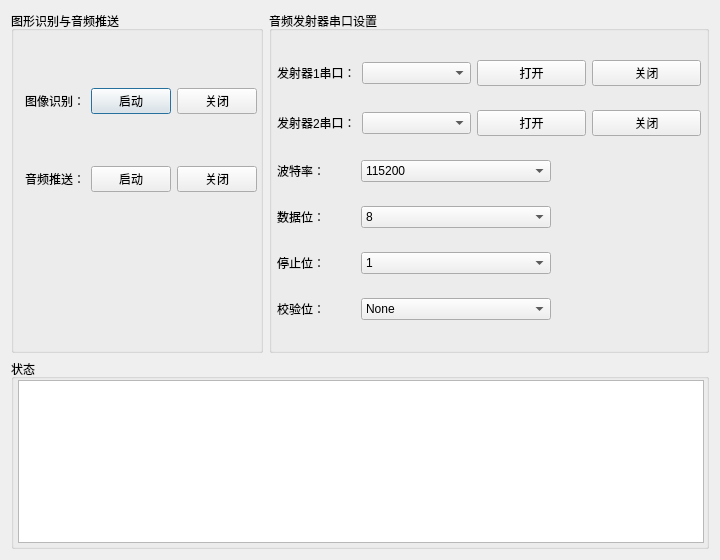
<?xml version="1.0" encoding="UTF-8"?>
<ui version="4.0">
 <class>PushSSDemoClass</class>
 <widget class="QDialog" name="PushSSDemoClass">
  <property name="enabled">
   <bool>true</bool>
  </property>
  <property name="geometry">
   <rect>
    <x>0</x>
    <y>0</y>
    <width>720</width>
    <height>560</height>
   </rect>
  </property>
  <property name="sizePolicy">
   <sizepolicy hsizetype="Expanding" vsizetype="Expanding">
    <horstretch>0</horstretch>
    <verstretch>0</verstretch>
   </sizepolicy>
  </property>
  <property name="minimumSize">
   <size>
    <width>720</width>
    <height>560</height>
   </size>
  </property>
  <property name="maximumSize">
   <size>
    <width>720</width>
    <height>560</height>
   </size>
  </property>
  <property name="windowTitle">
   <string>PushSoundWindow</string>
  </property>
  <layout class="QVBoxLayout" name="verticalLayout_2">
   <item>
    <layout class="QHBoxLayout" name="horizontalLayout_10">
     <property name="sizeConstraint">
      <enum>QLayout::SetDefaultConstraint</enum>
     </property>
     <item>
      <widget class="QGroupBox" name="groupBox_2">
       <property name="title">
        <string>图形识别与音频推送</string>
       </property>
       <layout class="QVBoxLayout" name="verticalLayout_4">
        <property name="rightMargin">
         <number>3</number>
        </property>
        <item>
         <layout class="QHBoxLayout" name="horizontalLayout_8">
          <item>
           <widget class="QLabel" name="label_7">
            <property name="sizePolicy">
             <sizepolicy hsizetype="Fixed" vsizetype="Fixed">
              <horstretch>0</horstretch>
              <verstretch>0</verstretch>
             </sizepolicy>
            </property>
            <property name="text">
             <string>图像识别：</string>
            </property>
           </widget>
          </item>
          <item>
           <widget class="QPushButton" name="m_ImgRecStartBtn">
            <property name="text">
             <string>启动</string>
            </property>
           </widget>
          </item>
          <item>
           <widget class="QPushButton" name="m_ImgRecCloseBtn">
            <property name="text">
             <string>关闭</string>
            </property>
           </widget>
          </item>
         </layout>
        </item>
        <item>
         <layout class="QHBoxLayout" name="horizontalLayout_9">
          <item>
           <widget class="QLabel" name="label_8">
            <property name="sizePolicy">
             <sizepolicy hsizetype="Fixed" vsizetype="Fixed">
              <horstretch>0</horstretch>
              <verstretch>0</verstretch>
             </sizepolicy>
            </property>
            <property name="text">
             <string>音频推送：</string>
            </property>
           </widget>
          </item>
          <item>
           <widget class="QPushButton" name="m_pushSoundStartBtn">
            <property name="text">
             <string>启动</string>
            </property>
           </widget>
          </item>
          <item>
           <widget class="QPushButton" name="m_pushSoundCloseBtn">
            <property name="text">
             <string>关闭</string>
            </property>
           </widget>
          </item>
         </layout>
        </item>
        <item>
         <spacer name="verticalSpacer">
          <property name="orientation">
           <enum>Qt::Vertical</enum>
          </property>
          <property name="sizeType">
           <enum>QSizePolicy::Fixed</enum>
          </property>
          <property name="sizeHint" stdset="0">
           <size>
            <width>20</width>
            <height>100</height>
           </size>
          </property>
         </spacer>
        </item>
       </layout>
      </widget>
     </item>
     <item>
      <widget class="QGroupBox" name="groupBox">
       <property name="title">
        <string>音频发射器串口设置</string>
       </property>
       <layout class="QHBoxLayout" name="horizontalLayout">
        <property name="leftMargin">
         <number>5</number>
        </property>
        <property name="rightMargin">
         <number>5</number>
        </property>
        <item>
         <layout class="QVBoxLayout" name="verticalLayout">
          <item>
           <layout class="QHBoxLayout" name="horizontalLayout_2">
            <item>
             <widget class="QLabel" name="m_em1SerLabel">
              <property name="sizePolicy">
               <sizepolicy hsizetype="Fixed" vsizetype="Fixed">
                <horstretch>0</horstretch>
                <verstretch>0</verstretch>
               </sizepolicy>
              </property>
              <property name="frameShadow">
               <enum>QFrame::Plain</enum>
              </property>
              <property name="text">
               <string>发射器1串口：</string>
              </property>
             </widget>
            </item>
            <item>
             <widget class="QComboBox" name="m_em1Ser">
              <property name="sizePolicy">
               <sizepolicy hsizetype="Preferred" vsizetype="Fixed">
                <horstretch>0</horstretch>
                <verstretch>0</verstretch>
               </sizepolicy>
              </property>
             </widget>
            </item>
            <item>
             <widget class="QPushButton" name="m_em1SerOpenBtn">
              <property name="sizePolicy">
               <sizepolicy hsizetype="Minimum" vsizetype="Fixed">
                <horstretch>0</horstretch>
                <verstretch>0</verstretch>
               </sizepolicy>
              </property>
              <property name="text">
               <string>打开</string>
              </property>
             </widget>
            </item>
            <item>
             <widget class="QPushButton" name="m_em1SerCloseBtn">
              <property name="text">
               <string>关闭</string>
              </property>
             </widget>
            </item>
           </layout>
          </item>
          <item>
           <layout class="QHBoxLayout" name="horizontalLayout_3">
            <item>
             <widget class="QLabel" name="m_em2SerLabel">
              <property name="sizePolicy">
               <sizepolicy hsizetype="Fixed" vsizetype="Ignored">
                <horstretch>0</horstretch>
                <verstretch>0</verstretch>
               </sizepolicy>
              </property>
              <property name="frameShadow">
               <enum>QFrame::Plain</enum>
              </property>
              <property name="text">
               <string>发射器2串口：</string>
              </property>
             </widget>
            </item>
            <item>
             <widget class="QComboBox" name="m_em2Ser"/>
            </item>
            <item>
             <widget class="QPushButton" name="m_em2SerOpenBtn">
              <property name="text">
               <string>打开</string>
              </property>
             </widget>
            </item>
            <item>
             <widget class="QPushButton" name="m_em2SerCloseBtn">
              <property name="text">
               <string>关闭</string>
              </property>
             </widget>
            </item>
           </layout>
          </item>
          <item>
           <layout class="QHBoxLayout" name="horizontalLayout_4">
            <item>
             <widget class="QLabel" name="m_emserBaudLbl">
              <property name="enabled">
               <bool>true</bool>
              </property>
              <property name="sizePolicy">
               <sizepolicy hsizetype="Fixed" vsizetype="Fixed">
                <horstretch>3</horstretch>
                <verstretch>0</verstretch>
               </sizepolicy>
              </property>
              <property name="text">
               <string>波特率：</string>
              </property>
             </widget>
            </item>
            <item>
             <spacer name="horizontalSpacer">
              <property name="orientation">
               <enum>Qt::Horizontal</enum>
              </property>
              <property name="sizeType">
               <enum>QSizePolicy::Fixed</enum>
              </property>
              <property name="sizeHint" stdset="0">
               <size>
                <width>30</width>
                <height>20</height>
               </size>
              </property>
             </spacer>
            </item>
            <item>
             <widget class="QComboBox" name="m_emserBaud">
              <property name="sizePolicy">
               <sizepolicy hsizetype="Expanding" vsizetype="Fixed">
                <horstretch>0</horstretch>
                <verstretch>0</verstretch>
               </sizepolicy>
              </property>
              <item>
               <property name="text">
                <string>115200</string>
               </property>
              </item>
              <item>
               <property name="text">
                <string>57600</string>
               </property>
              </item>
              <item>
               <property name="text">
                <string>38400</string>
               </property>
              </item>
              <item>
               <property name="text">
                <string>19200</string>
               </property>
              </item>
              <item>
               <property name="text">
                <string>9600</string>
               </property>
              </item>
              <item>
               <property name="text">
                <string>4800</string>
               </property>
              </item>
              <item>
               <property name="text">
                <string>2400</string>
               </property>
              </item>
             </widget>
            </item>
            <item>
             <spacer name="horizontalSpacer_2">
              <property name="orientation">
               <enum>Qt::Horizontal</enum>
              </property>
              <property name="sizeType">
               <enum>QSizePolicy::Preferred</enum>
              </property>
              <property name="sizeHint" stdset="0">
               <size>
                <width>150</width>
                <height>20</height>
               </size>
              </property>
             </spacer>
            </item>
           </layout>
          </item>
          <item>
           <layout class="QHBoxLayout" name="horizontalLayout_5">
            <item>
             <widget class="QLabel" name="m_emSerWrdLgthLbl">
              <property name="sizePolicy">
               <sizepolicy hsizetype="Fixed" vsizetype="Preferred">
                <horstretch>0</horstretch>
                <verstretch>0</verstretch>
               </sizepolicy>
              </property>
              <property name="text">
               <string>数据位：</string>
              </property>
             </widget>
            </item>
            <item>
             <spacer name="horizontalSpacer_3">
              <property name="orientation">
               <enum>Qt::Horizontal</enum>
              </property>
              <property name="sizeType">
               <enum>QSizePolicy::Fixed</enum>
              </property>
              <property name="sizeHint" stdset="0">
               <size>
                <width>30</width>
                <height>20</height>
               </size>
              </property>
             </spacer>
            </item>
            <item>
             <widget class="QComboBox" name="m_emSerWrdLgth">
              <item>
               <property name="text">
                <string>8</string>
               </property>
              </item>
              <item>
               <property name="text">
                <string>7</string>
               </property>
              </item>
              <item>
               <property name="text">
                <string>6</string>
               </property>
              </item>
              <item>
               <property name="text">
                <string>5</string>
               </property>
              </item>
             </widget>
            </item>
            <item>
             <spacer name="horizontalSpacer_4">
              <property name="orientation">
               <enum>Qt::Horizontal</enum>
              </property>
              <property name="sizeType">
               <enum>QSizePolicy::Fixed</enum>
              </property>
              <property name="sizeHint" stdset="0">
               <size>
                <width>150</width>
                <height>20</height>
               </size>
              </property>
             </spacer>
            </item>
           </layout>
          </item>
          <item>
           <layout class="QHBoxLayout" name="horizontalLayout_6">
            <item>
             <widget class="QLabel" name="m_emSerStpBtLbl">
              <property name="sizePolicy">
               <sizepolicy hsizetype="Fixed" vsizetype="Preferred">
                <horstretch>0</horstretch>
                <verstretch>0</verstretch>
               </sizepolicy>
              </property>
              <property name="text">
               <string>停止位：</string>
              </property>
             </widget>
            </item>
            <item>
             <spacer name="horizontalSpacer_5">
              <property name="orientation">
               <enum>Qt::Horizontal</enum>
              </property>
              <property name="sizeType">
               <enum>QSizePolicy::Fixed</enum>
              </property>
              <property name="sizeHint" stdset="0">
               <size>
                <width>30</width>
                <height>20</height>
               </size>
              </property>
             </spacer>
            </item>
            <item>
             <widget class="QComboBox" name="m_emSerStpBit">
              <item>
               <property name="text">
                <string>1</string>
               </property>
              </item>
              <item>
               <property name="text">
                <string>2</string>
               </property>
              </item>
              <item>
               <property name="text">
                <string>4</string>
               </property>
              </item>
              <item>
               <property name="text">
                <string>8</string>
               </property>
              </item>
             </widget>
            </item>
            <item>
             <spacer name="horizontalSpacer_6">
              <property name="orientation">
               <enum>Qt::Horizontal</enum>
              </property>
              <property name="sizeType">
               <enum>QSizePolicy::Fixed</enum>
              </property>
              <property name="sizeHint" stdset="0">
               <size>
                <width>150</width>
                <height>20</height>
               </size>
              </property>
             </spacer>
            </item>
           </layout>
          </item>
          <item>
           <layout class="QHBoxLayout" name="horizontalLayout_7">
            <item>
             <widget class="QLabel" name="m_emSerChkBitLbl">
              <property name="sizePolicy">
               <sizepolicy hsizetype="Fixed" vsizetype="Preferred">
                <horstretch>0</horstretch>
                <verstretch>0</verstretch>
               </sizepolicy>
              </property>
              <property name="text">
               <string>校验位：</string>
              </property>
             </widget>
            </item>
            <item>
             <spacer name="horizontalSpacer_7">
              <property name="orientation">
               <enum>Qt::Horizontal</enum>
              </property>
              <property name="sizeType">
               <enum>QSizePolicy::Fixed</enum>
              </property>
              <property name="sizeHint" stdset="0">
               <size>
                <width>30</width>
                <height>20</height>
               </size>
              </property>
             </spacer>
            </item>
            <item>
             <widget class="QComboBox" name="m_emSerChkBit">
              <item>
               <property name="text">
                <string>None</string>
               </property>
              </item>
              <item>
               <property name="text">
                <string>Odd</string>
               </property>
              </item>
              <item>
               <property name="text">
                <string>Even</string>
               </property>
              </item>
              <item>
               <property name="text">
                <string>Mark</string>
               </property>
              </item>
              <item>
               <property name="text">
                <string>Space</string>
               </property>
              </item>
             </widget>
            </item>
            <item>
             <spacer name="horizontalSpacer_8">
              <property name="orientation">
               <enum>Qt::Horizontal</enum>
              </property>
              <property name="sizeType">
               <enum>QSizePolicy::Fixed</enum>
              </property>
              <property name="sizeHint" stdset="0">
               <size>
                <width>150</width>
                <height>20</height>
               </size>
              </property>
             </spacer>
            </item>
           </layout>
          </item>
         </layout>
        </item>
       </layout>
      </widget>
     </item>
    </layout>
   </item>
   <item>
    <widget class="QGroupBox" name="groupBox_3">
     <property name="sizePolicy">
      <sizepolicy hsizetype="Expanding" vsizetype="Fixed">
       <horstretch>0</horstretch>
       <verstretch>0</verstretch>
      </sizepolicy>
     </property>
     <property name="maximumSize">
      <size>
       <width>16777215</width>
       <height>190</height>
      </size>
     </property>
     <property name="title">
      <string>状态</string>
     </property>
     <layout class="QHBoxLayout" name="horizontalLayout_11">
      <property name="leftMargin">
       <number>4</number>
      </property>
      <property name="topMargin">
       <number>1</number>
      </property>
      <property name="rightMargin">
       <number>2</number>
      </property>
      <property name="bottomMargin">
       <number>3</number>
      </property>
      <item>
       <widget class="QTextBrowser" name="m_info">
        <property name="sizePolicy">
         <sizepolicy hsizetype="Expanding" vsizetype="Expanding">
          <horstretch>0</horstretch>
          <verstretch>0</verstretch>
         </sizepolicy>
        </property>
        <property name="autoFillBackground">
         <bool>false</bool>
        </property>
       </widget>
      </item>
     </layout>
    </widget>
   </item>
  </layout>
 </widget>
 <layoutdefault spacing="6" margin="11"/>
 <resources>
  <include location="PushSSDemo.qrc"/>
 </resources>
 <connections/>
</ui>
